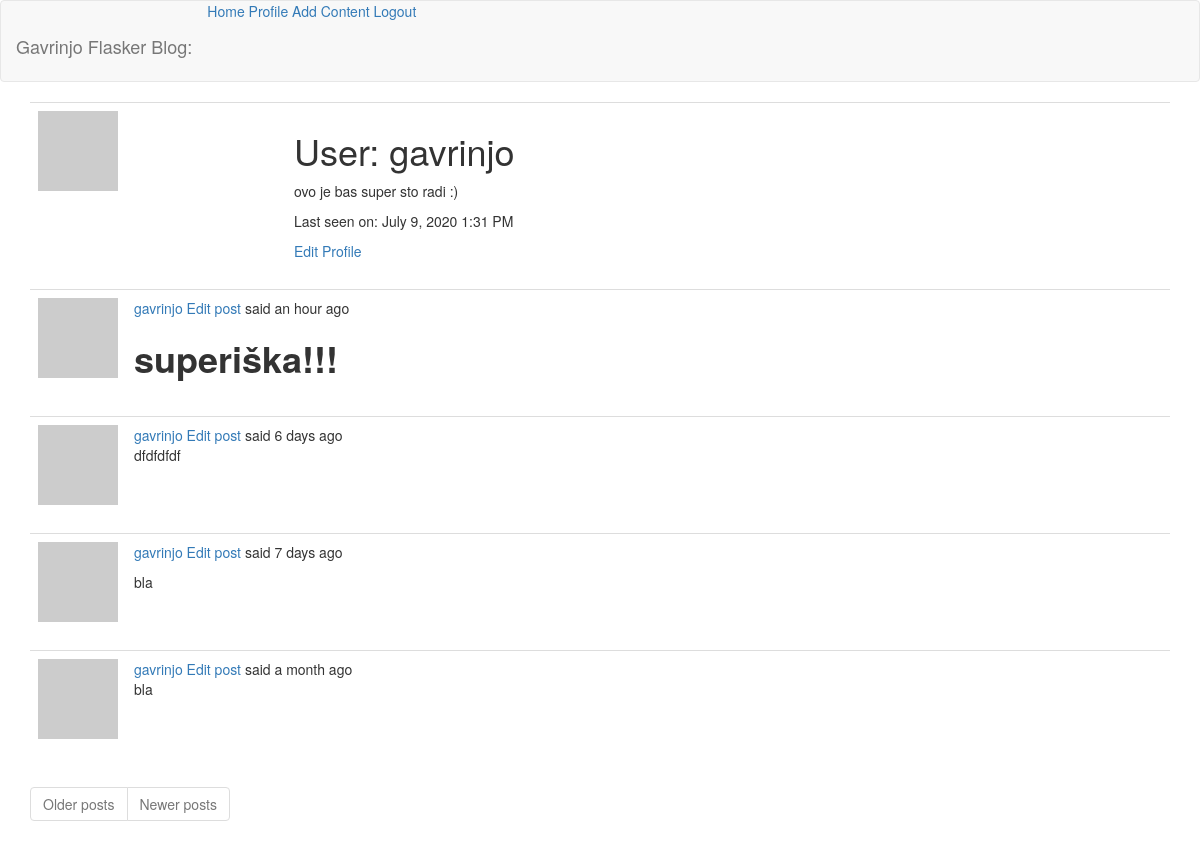
The page /user/gavrinjo (signed in) on the database its author committed.
### app/models.py (models this page shows, shortened)
class User(UserMixin, db.Model):
    id = db.Column(db.Integer, primary_key=True)
    username = db.Column(db.String(64), index=True, unique=True)
    email = db.Column(db.String(120), index=True, unique=True)
    password_hash = db.Column(db.String(128))
    about_me = db.Column(db.String(140))
    last_seen = db.Column(db.DateTime, default=datetime.utcnow)
    post = db.relationship("Post", backref="author", lazy="dynamic")
    def avatar(self, size):
        digest = md5(self.email.lower().encode("utf-8")).hexdigest()
        return f"https://www.gravatar.com/avatar/{digest}?d=identicon&r=x&s={size}"

class Post(db.Model):
    id = db.Column(db.Integer, primary_key=True)
    body = db.Column(db.String(140))
    timestamp = db.Column(db.DateTime, index=True, default=datetime.utcnow)
    user_id = db.Column(db.Integer, db.ForeignKey("user.id"))

### app/main/routes.py (the view)
@bp.route("/user/<username>")
@login_required
def user(username):
    user = User.query.filter_by(username=username).first_or_404()
    posts = user.post.order_by(Post.timestamp.desc()).all()
    return render_template("user.html", title=user.username, user=user, posts=posts)

### app/main/routes.py (called while the page is built)
@bp.before_request
def before_request():
    if current_user.is_authenticated:
        current_user.last_seen = datetime.utcnow()
        db.session.commit()

### app/models.py (called while the page is built)
@login.user_loader
def load_user(id):
    return User.query.get(int(id))

### app/templates/user.html
{% extends 'base.html' %}
{% block app_content %}
    <table class="table table-hover">
        <tr>
            <td width="256px"><img src="{{ user.avatar(128) }}"></td>
            <td>
                <h1>User: {{ user.username }}</h1>
                {% if user.about_me %}<p>{{ user.about_me }}</p>{% endif %}
                {% if user.last_seen %}<p>Last seen on: {{ moment(user.last_seen).format("LLL") }}</p>{% endif %}
                {% if user == current_user %}
                <a href="{{ url_for('main.edit_profile') }}">Edit Profile</a>
                {% endif %}
            </td>
        </tr>
    </table>
    {% for post in posts %}
        {% include "_post.html" %}
    {% endfor %}
    <nav aria-label="Page navigation example">
        <ul class="justify-content-center pagination">
            <li class="page-item{% if not next_url %} disabled {% endif %}">
                <a class="page-link" href="{{ next_url or '#' }}" tabindex="-1">Older posts</a>
            </li>
            <li class="page-item{% if not prev_url %} disabled {% endif %}">
                <a class="page-link" href="{{ prev_url or '#' }}" tabindex="-1">Newer posts</a>
            </li>
        </ul>
    </nav>
{% endblock app_content %}

### app/templates/base.html (shortened to what this page needs)
<!DOCTYPE html>
<html lang="en">
<head>
    <link href="https://stackpath.bootstrapcdn.com/bootstrap/3.3.7/css/bootstrap.min.css" rel="stylesheet">
    <link href="https://cdn.jsdelivr.net/npm/summernote@0.8.16/dist/summernote.min.css" rel="stylesheet">
</head>
<body>
    <nav class="navbar navbar-default">
        <span class="navbar-brand mb-0 h1">Gavrinjo Flasker Blog:</span>
        <a href="{{ url_for('main.index') }}">Home</a>
        {% if current_user.is_anonymous %}
        <a href="{{ url_for('auth.login') }}">Login</a>
        {% else %}
        <a href="{{ url_for('main.user', username=current_user.username) }}">Profile</a>
        <a href="{{ url_for('content.postit') }}">Add Content</a>
        <a href="{{ url_for('auth.logout') }}">Logout</a>
        {% endif %}
    </nav>
    <div class="container">
        {% block app_content %} {% endblock app_content %}
    </div>
</body>
</html>

### app/templates/_post.html
    <table class="table table-hover">
        <tr>
            <td width="70px">
                <a href="{{ url_for('main.user', username=post.author.username) }}">
                    <img src="{{ post.author.avatar(64) }}">
                </a>
            </td>
            <td>
                <span class="user_popup">
                    <a href="{{ url_for('main.user', username=post.author.username) }}">{{ post.author.username }}</a>
                    <a href="{{ url_for('content.edit_page', id=post.id) }}">Edit post</a>
                </span>
                said {{ moment(post.timestamp).fromNow() }}
                <br>
                <span id="post{{ post.id }}">{{ post.body|safe }}</span>
            </td>
        </tr>
    </table>

### rows shown on the page
User: username "gavrinjo", about_me "ovo je bas super sto radi :)", last_seen "July 9, 2020 1:31 PM"
Post: author.username "gavrinjo", timestamp "an hour ago", body "superiška!!!"
Post: author.username "gavrinjo", timestamp "6 days ago", body "dfdfdfdf"
Post: author.username "gavrinjo", timestamp "7 days ago", body "bla"
Post: author.username "gavrinjo", timestamp "a month ago", body "bla"
